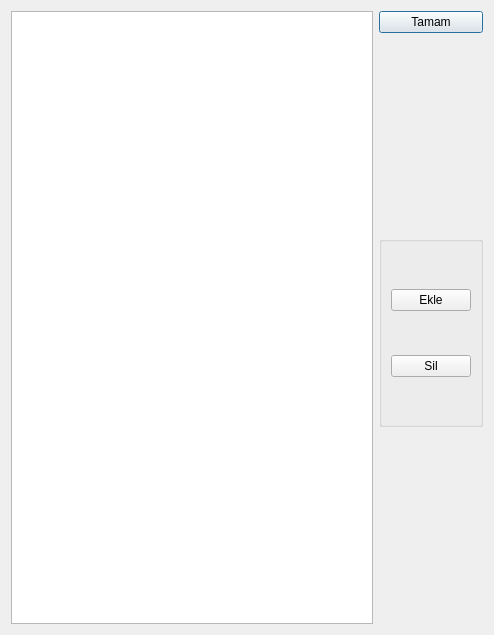
<?xml version="1.0" encoding="UTF-8"?>
<ui version="4.0">
 <class>WW_Mkcins</class>
 <widget class="QDialog" name="WW_Mkcins">
  <property name="geometry">
   <rect>
    <x>0</x>
    <y>0</y>
    <width>494</width>
    <height>635</height>
   </rect>
  </property>
  <property name="windowTitle">
   <string>Dialog</string>
  </property>
  <layout class="QGridLayout" name="gridLayout">
   <item row="0" column="0" rowspan="4">
    <widget class="QTableView" name="tv_mkcins"/>
   </item>
   <item row="0" column="1">
    <widget class="QPushButton" name="pushButton">
     <property name="text">
      <string>Tamam</string>
     </property>
    </widget>
   </item>
   <item row="2" column="1">
    <widget class="QGroupBox" name="groupBox">
     <property name="title">
      <string/>
     </property>
     <layout class="QVBoxLayout" name="verticalLayout">
      <item>
       <widget class="QPushButton" name="pushButton_2">
        <property name="text">
         <string>Ekle</string>
        </property>
       </widget>
      </item>
      <item>
       <widget class="QPushButton" name="pushButton_3">
        <property name="text">
         <string>Sil</string>
        </property>
       </widget>
      </item>
     </layout>
    </widget>
   </item>
  </layout>
 </widget>
 <resources/>
 <connections/>
</ui>
